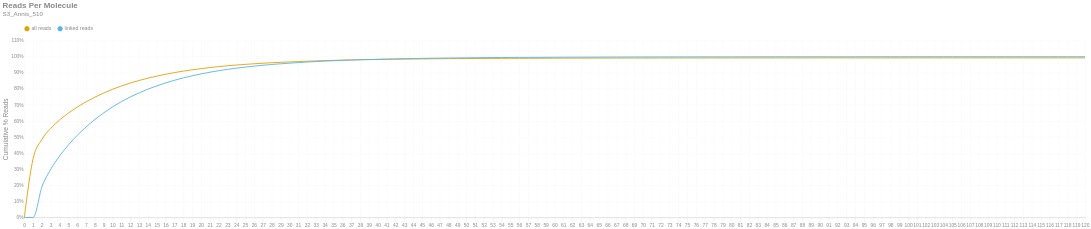

Notebook code for this chart:
### Markdown cell above
### Reads per Molecule
This chart shows the cumulative distribution of the number of reads per linked molecule. That is, how many alignments are associated with a unique molecule. This excludes the number of reads associated with invalid or absent linked-read barcodes. The `linked` histogram is the percentages recalculated when disregarding singletons.

### Code cell
if SKIPLR:
    print_html(f"Skipped")
else:
    counts = np.bincount(valids['reads'].cast(pl.Int64).to_numpy())
    weighted = counts * np.arange(len(counts))
    all_perc = weighted / n_reads
    linked_perc = weighted / n_linked_reads
    linked_perc[1] = 0
    binned_df = pl.DataFrame({
        'readsper': list(range(len(counts))),
        'all reads (cumsum)': np.cumsum(all_perc).tolist(),
        'linked reads (cumsum)': np.cumsum(linked_perc).tolist(),
    })

    with SafeRender(binned_df):
        (
            density_plot(binned_df, 'Reads Per Molecule', samplename, 'readspmol')
            .encode(
                x=alt.X('readsper:O', title=None).axis(labelAngle=0).scale(padding=0),
                y=alt.Y('value:Q', title='Cumulative % Reads').axis(format='%').stack(False),
                color=alt.Color("key:N").scale(domain=["all reads", "linked reads"]),
                tooltip=[
                    alt.Tooltip("key:N", title="Data Type"),
                    alt.Tooltip("readsper:O", title="Reads Per Molecule"),
                    alt.Tooltip("value:Q", format=".2%", title="% Reads (Cum.)")
                ]            
            )
        ).display()

### Figure 1 — Vega-Lite specification as saved in the notebook (floating-point values rounded to 4 significant figures)
{"width": "container", "height": 400, "config": {"title": {"anchor": "start", "dy": -15, "fontSize": 18, "color": "#888888", "subtitleColor": "#888888", "subtitleFontSize": 14}, "arc": {"fill": "#0072B2"}, "axis": {"domainColor": "#888888", "domainWidth": 0.5, "gridWidth": 0.2, "grid": false, "titleFontWeight": 400, "titleFontSize": 15, "labelFontSize": 11, "labelColor": "#888888", "tickColor": "#888888", "tickWidth": 0.2, "titleColor": "#888888"}, "axisBand": {"grid": false}, "axisX": {"grid": true, "tickSize": 10, "domainCap": "round"}, "axisY": {"domain": false, "grid": true, "tickSize": 0, "domainCap": "round"}, "background": "transparent", "header": {"labelFontSize": 15, "labelColor": "#888888", "titleFontSize": 15, "titleFontWeight": 600, "titleColor": "#888888"}, "legend": {"labelFont": "sans-serif", "labelFontSize": 12, "labelColor": "#888888", "symbolSize": 100, "symbolType": "circle", "titleFontSize": 12, "titlePadding": 10, "titleColor": "#888888", "title": null, "orient": "top"}, "range": {"category": ["#E69F00", "#56B4E9", "#009E73", "#F0E442", "#0072B2", "#D55E00", "#CC79A7", "#000000"], "diverging": ["#cfe8f3", "#a2d4ec", "#73bfe2", "#46abdb", "#1696d2", "#12719e"]}, "area": {"fill": "#0072B2", "fillOpacity": 0.7, "line": true, "strokeOpacity": 0.7}, "line": {"color": "#0072B2", "stroke": "#0072B2", "strokeWidth": 2}, "trail": {"color": "#0072B2", "stroke": "#0072B2", "strokeWidth": 0, "size": 1}, "point": {"filled": true, "fillOpacity": 1.0, "size": 95}, "text": {"color": "#888888", "fontSize": 11, "align": "right", "fontWeight": 400, "size": 11}, "bar": {"fill": "#0072B2", "stroke": null}, "view": {"stroke": null, "continuousWidth": 660, "continuousHeight": 400}}, "data": {"name": "data-23aae0311383eae855690f01e8e7c587"}, "mark": {"type": "line", "interpolate": "monotone", "point": {"opacity": 0, "size": 275}}, "encoding": {"color": {"field": "key", "scale": {"domain": ["all reads", "linked reads"]}, "type": "nominal"}, "tooltip": [{"field": "key", "title": "Data Type", "type": "nominal"}, {"field": "readsper", "title": "Reads Per Molecule", "type": "ordinal"}, {"field": "value", "format": ".2%", "title": "% Reads (Cum.)", "type": "quantitative"}], "x": {"axis": {"labelAngle": 0}, "field": "readsper", "scale": {"padding": 0}, "title": null, "type": "ordinal"}, "y": {"axis": {"format": "%"}, "field": "value", "stack": false, "title": "Cumulative % Reads", "type": "quantitative"}}, "params": [{"name": "param_c36ac31b6afebe62", "select": {"type": "point", "fields": ["key"]}, "bind": "legend"}], "title": {"text": "Reads Per Molecule", "subtitle": "S3_Annis_510"}, "transform": [{"fold": ["all reads (cumsum)", "linked reads (cumsum)"]}, {"calculate": "replace(datum.key, ' (cumsum)', '')", "as": "key"}, {"filter": {"param": "param_c36ac31b6afebe62"}}], "usermeta": {"embedOptions": {"downloadFileName": "S3_Annis_510.readspmol"}}, "$schema": "https://vega.github.io/schema/vega-lite/v6.1.0.json", "datasets": {"data-23aae0311383eae855690f01e8e7c587": [{"readsper": 0, "all reads (cumsum)": 0.0, "linked reads (cumsum)": 0.0}, {"readsper": 1, "all reads (cumsum)": 0.3669, "linked reads (cumsum)": 0.0}, {"readsper": 2, "all reads (cumsum)": 0.4865, "linked reads (cumsum)": 0.1911}, {"readsper": 3, "all reads (cumsum)": 0.555, "linked reads (cumsum)": 0.3005}, {"readsper": 4, "all reads (cumsum)": 0.6067, "linked reads (cumsum)": 0.383}, {"readsper": 5, "all reads (cumsum)": 0.6498, "linked reads (cumsum)": 0.4519}, {"readsper": 6, "all reads (cumsum)": 0.6871, "linked reads (cumsum)": 0.5116}, {"readsper": 7, "all reads (cumsum)": 0.7198, "linked reads (cumsum)": 0.5638}, {"readsper": 8, "all reads (cumsum)": 0.7489, "linked reads (cumsum)": 0.6103}, {"readsper": 9, "all reads (cumsum)": 0.7747, "linked reads (cumsum)": 0.6515}, {"readsper": 10, "all reads (cumsum)": 0.7979, "linked reads (cumsum)": 0.6885}, {"readsper": 11, "all reads (cumsum)": 0.8184, "linked reads (cumsum)": 0.7212}, {"readsper": 12, "all reads (cumsum)": 0.8365, "linked reads (cumsum)": 0.7503}, {"readsper": 13, "all reads (cumsum)": 0.8524, "linked reads (cumsum)": 0.7755}, {"readsper": 14, "all reads (cumsum)": 0.8669, "linked reads (cumsum)": 0.7988}, {"readsper": 15, "all reads (cumsum)": 0.8795, "linked reads (cumsum)": 0.8189}, {"readsper": 16, "all reads (cumsum)": 0.8912, "linked reads (cumsum)": 0.8375}, {"readsper": 17, "all reads (cumsum)": 0.9012, "linked reads (cumsum)": 0.8535}, {"readsper": 18, "all reads (cumsum)": 0.9106, "linked reads (cumsum)": 0.8686}, {"readsper": 19, "all reads (cumsum)": 0.9186, "linked reads (cumsum)": 0.8814}, {"readsper": 20, "all reads (cumsum)": 0.926, "linked reads (cumsum)": 0.8931}, {"readsper": 21, "all reads (cumsum)": 0.9327, "linked reads (cumsum)": 0.9038}, {"readsper": 22, "all reads (cumsum)": 0.9385, "linked reads (cumsum)": 0.9131}, {"readsper": 23, "all reads (cumsum)": 0.9438, "linked reads (cumsum)": 0.9217}, {"readsper": 24, "all reads (cumsum)": 0.9484, "linked reads (cumsum)": 0.9289}, {"readsper": 25, "all reads (cumsum)": 0.9525, "linked reads (cumsum)": 0.9355}, {"readsper": 26, "all reads (cumsum)": 0.9562, "linked reads (cumsum)": 0.9414}, {"readsper": 27, "all reads (cumsum)": 0.9597, "linked reads (cumsum)": 0.9469}, {"readsper": 28, "all reads (cumsum)": 0.9627, "linked reads (cumsum)": 0.9518}, {"readsper": 29, "all reads (cumsum)": 0.9654, "linked reads (cumsum)": 0.9561}, {"readsper": 30, "all reads (cumsum)": 0.9677, "linked reads (cumsum)": 0.9598}, {"readsper": 31, "all reads (cumsum)": 0.9701, "linked reads (cumsum)": 0.9636}, {"readsper": 32, "all reads (cumsum)": 0.9722, "linked reads (cumsum)": 0.967}, {"readsper": 33, "all reads (cumsum)": 0.9741, "linked reads (cumsum)": 0.97}, {"readsper": 34, "all reads (cumsum)": 0.9759, "linked reads (cumsum)": 0.973}, {"readsper": 35, "all reads (cumsum)": 0.9774, "linked reads (cumsum)": 0.9753}, {"readsper": 36, "all reads (cumsum)": 0.9789, "linked reads (cumsum)": 0.9776}, {"readsper": 37, "all reads (cumsum)": 0.9801, "linked reads (cumsum)": 0.9796}, {"readsper": 38, "all reads (cumsum)": 0.9812, "linked reads (cumsum)": 0.9813}, {"readsper": 39, "all reads (cumsum)": 0.9822, "linked reads (cumsum)": 0.9829}, {"readsper": 40, "all reads (cumsum)": 0.983, "linked reads (cumsum)": 0.9842}, {"readsper": 41, "all reads (cumsum)": 0.9838, "linked reads (cumsum)": 0.9855}, {"readsper": 42, "all reads (cumsum)": 0.9846, "linked reads (cumsum)": 0.9868}, {"readsper": 43, "all reads (cumsum)": 0.9853, "linked reads (cumsum)": 0.9878}, {"readsper": 44, "all reads (cumsum)": 0.9859, "linked reads (cumsum)": 0.9889}, {"readsper": 45, "all reads (cumsum)": 0.9865, "linked reads (cumsum)": 0.9898}, {"readsper": 46, "all reads (cumsum)": 0.987, "linked reads (cumsum)": 0.9906}, {"readsper": 47, "all reads (cumsum)": 0.9875, "linked reads (cumsum)": 0.9914}, {"readsper": 48, "all reads (cumsum)": 0.988, "linked reads (cumsum)": 0.9922}, {"readsper": 49, "all reads (cumsum)": 0.9884, "linked reads (cumsum)": 0.9928}, {"readsper": 50, "all reads (cumsum)": 0.9887, "linked reads (cumsum)": 0.9933}, {"readsper": 51, "all reads (cumsum)": 0.9891, "linked reads (cumsum)": 0.9939}, {"readsper": 52, "all reads (cumsum)": 0.9894, "linked reads (cumsum)": 0.9945}, {"readsper": 53, "all reads (cumsum)": 0.9897, "linked reads (cumsum)": 0.9948}, {"readsper": 54, "all reads (cumsum)": 0.9899, "linked reads (cumsum)": 0.9953}, {"readsper": 55, "all reads (cumsum)": 0.9901, "linked reads (cumsum)": 0.9956}, {"readsper": 56, "all reads (cumsum)": 0.9903, "linked reads (cumsum)": 0.9958}, {"readsper": 57, "all reads (cumsum)": 0.9904, "linked reads (cumsum)": 0.996}, {"readsper": 58, "all reads (cumsum)": 0.9906, "linked reads (cumsum)": 0.9963}, {"readsper": 59, "all reads (cumsum)": 0.9908, "linked reads (cumsum)": 0.9966}, {"readsper": 60, "all reads (cumsum)": 0.9909, "linked reads (cumsum)": 0.9969}, {"readsper": 61, "all reads (cumsum)": 0.9911, "linked reads (cumsum)": 0.9971}, {"readsper": 62, "all reads (cumsum)": 0.9912, "linked reads (cumsum)": 0.9974}, {"readsper": 63, "all reads (cumsum)": 0.9914, "linked reads (cumsum)": 0.9976}, {"readsper": 64, "all reads (cumsum)": 0.9915, "linked reads (cumsum)": 0.9978}, {"readsper": 65, "all reads (cumsum)": 0.9916, "linked reads (cumsum)": 0.9979}, {"readsper": 66, "all reads (cumsum)": 0.9917, "linked reads (cumsum)": 0.9981}, {"readsper": 67, "all reads (cumsum)": 0.9918, "linked reads (cumsum)": 0.9983}, {"readsper": 68, "all reads (cumsum)": 0.9919, "linked reads (cumsum)": 0.9984}, {"readsper": 69, "all reads (cumsum)": 0.992, "linked reads (cumsum)": 0.9985}, {"readsper": 70, "all reads (cumsum)": 0.992, "linked reads (cumsum)": 0.9986}, {"readsper": 71, "all reads (cumsum)": 0.9921, "linked reads (cumsum)": 0.9988}, {"readsper": 72, "all reads (cumsum)": 0.9922, "linked reads (cumsum)": 0.9988}, {"readsper": 73, "all reads (cumsum)": 0.9922, "linked reads (cumsum)": 0.9989}, {"readsper": 74, "all reads (cumsum)": 0.9923, "linked reads (cumsum)": 0.9991}, {"readsper": 75, "all reads (cumsum)": 0.9923, "linked reads (cumsum)": 0.9991}, {"readsper": 76, "all reads (cumsum)": 0.9924, "linked reads (cumsum)": 0.9992}, {"readsper": 77, "all reads (cumsum)": 0.9924, "linked reads (cumsum)": 0.9993}, {"readsper": 78, "all reads (cumsum)": 0.9925, "linked reads (cumsum)": 0.9993}, {"readsper": 79, "all reads (cumsum)": 0.9925, "linked reads (cumsum)": 0.9994}, {"readsper": 80, "all reads (cumsum)": 0.9925, "linked reads (cumsum)": 0.9994}, {"readsper": 81, "all reads (cumsum)": 0.9925, "linked reads (cumsum)": 0.9994}, {"readsper": 82, "all reads (cumsum)": 0.9926, "linked reads (cumsum)": 0.9995}, {"readsper": 83, "all reads (cumsum)": 0.9926, "linked reads (cumsum)": 0.9996}, {"readsper": 84, "all reads (cumsum)": 0.9926, "linked reads (cumsum)": 0.9996}, {"readsper": 85, "all reads (cumsum)": 0.9927, "linked reads (cumsum)": 0.9996}, {"readsper": 86, "all reads (cumsum)": 0.9927, "linked reads (cumsum)": 0.9997}, {"readsper": 87, "all reads (cumsum)": 0.9927, "linked reads (cumsum)": 0.9997}, {"readsper": 88, "all reads (cumsum)": 0.9927, "linked reads (cumsum)": 0.9997}, {"readsper": 89, "all reads (cumsum)": 0.9927, "linked reads (cumsum)": 0.9998}, {"readsper": 90, "all reads (cumsum)": 0.9927, "linked reads (cumsum)": 0.9998}, {"readsper": 91, "all reads (cumsum)": 0.9928, "linked reads (cumsum)": 0.9998}, {"readsper": 92, "all reads (cumsum)": 0.9928, "linked reads (cumsum)": 0.9998}, {"readsper": 93, "all reads (cumsum)": 0.9928, "linked reads (cumsum)": 0.9998}, {"readsper": 94, "all reads (cumsum)": 0.9928, "linked reads (cumsum)": 0.9998}, {"readsper": 95, "all reads (cumsum)": 0.9928, "linked reads (cumsum)": 0.9998}, {"readsper": 96, "all reads (cumsum)": 0.9928, "linked reads (cumsum)": 0.9998}, {"readsper": 97, "all reads (cumsum)": 0.9928, "linked reads (cumsum)": 0.9999}, {"readsper": 98, "all reads (cumsum)": 0.9928, "linked reads (cumsum)": 0.9999}, {"readsper": 99, "all reads (cumsum)": 0.9928, "linked reads (cumsum)": 0.9999}, {"readsper": 100, "all reads (cumsum)": 0.9928, "linked reads (cumsum)": 0.9999}, {"readsper": 101, "all reads (cumsum)": 0.9928, "linked reads (cumsum)": 0.9999}, {"readsper": 102, "all reads (cumsum)": 0.9929, "linked reads (cumsum)": 1.0}, {"readsper": 103, "all reads (cumsum)": 0.9929, "linked reads (cumsum)": 1.0}, {"readsper": 104, "all reads (cumsum)": 0.9929, "linked reads (cumsum)": 1.0}, {"readsper": 105, "all reads (cumsum)": 0.9929, "linked reads (cumsum)": 1.0}, {"readsper": 106, "all reads (cumsum)": 0.9929, "linked reads (cumsum)": 1.0}, {"readsper": 107, "all reads (cumsum)": 0.9929, "linked reads (cumsum)": 1.0}, {"readsper": 108, "all reads (cumsum)": 0.9929, "linked reads (cumsum)": 1.0}, {"readsper": 109, "all reads (cumsum)": 0.9929, "linked reads (cumsum)": 1.0}, {"readsper": 110, "all reads (cumsum)": 0.9929, "linked reads (cumsum)": 1.0}, {"readsper": 111, "all reads (cumsum)": 0.9929, "linked reads (cumsum)": 1.0}, {"readsper": 112, "all reads (cumsum)": 0.9929, "linked reads (cumsum)": 1.0}, {"readsper": 113, "all reads (cumsum)": 0.9929, "linked reads (cumsum)": 1.0}, {"readsper": 114, "all reads (cumsum)": 0.9929, "linked reads (cumsum)": 1.0}, {"readsper": 115, "all reads (cumsum)": 0.9929, "linked reads (cumsum)": 1.0}, {"readsper": 116, "all reads (cumsum)": 0.9929, "linked reads (cumsum)": 1.0}, {"readsper": 117, "all reads (cumsum)": 0.9929, "linked reads (cumsum)": 1.0}, {"readsper": 118, "all reads (cumsum)": 0.9929, "linked reads (cumsum)": 1.0}, {"readsper": 119, "all reads (cumsum)": 0.9929, "linked reads (cumsum)": 1.0}, {"readsper": 120, "all reads (cumsum)": 0.9929, "linked reads (cumsum)": 1.0}]}}
